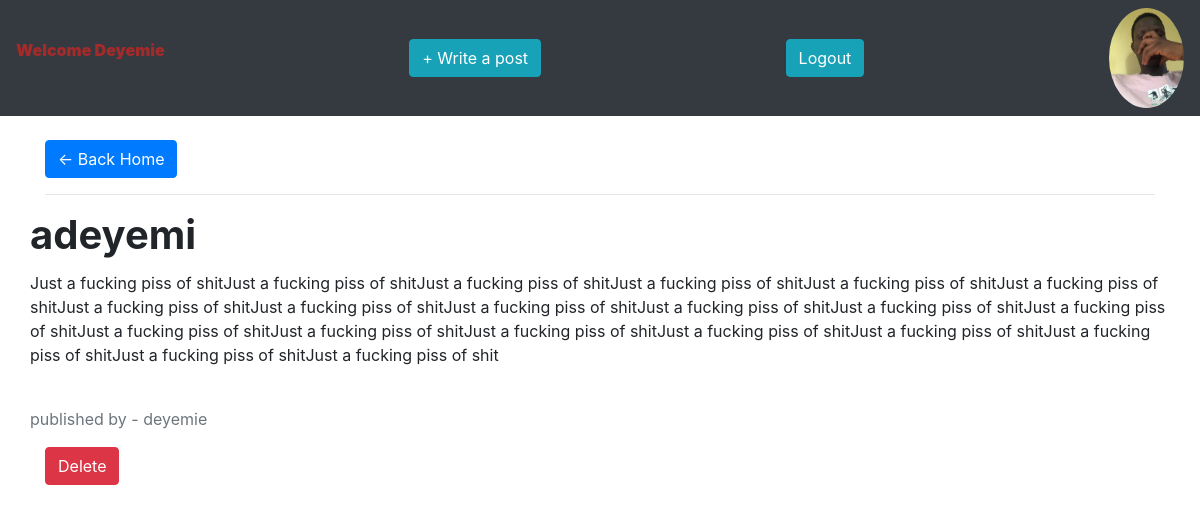
Screenshot of /blog/16/ (signed in) with the database file from the repository.
### blog/models.py (models this page shows, shortened)
class Profile(models.Model):
    user = models.OneToOneField(User, null=True, blank=True, on_delete=models.CASCADE)
    name = models.CharField(max_length=200, null=True)
    email = models.EmailField(max_length=200, null=True)
    profile_pic = models.ImageField(default="download.png", null=True, blank=True)
    phone = models.IntegerField(null=True)
    date_created= models.DateTimeField(auto_now_add=True)

class Blog(models.Model):
    title = models.CharField(max_length=100, null=False, unique=True)
    slug = models.SlugField(max_length=100, unique=True, null=True)
    body = models.TextField()
    creator = models.ForeignKey(User, null=True, on_delete=models.SET_NULL)
    profile_pic = models.ImageField(default="jeez.png", null=True, blank=True)
    date_posted= models.DateTimeField(auto_now_add=True)

### blog/views.py (the view)
# urls.py: path('blog/<str:pk>/', views.blogs, name='blog'),
def blogs(request, pk):
    blog = Blog.objects.get(id=pk)
    context = {'blog': blog}
    template_name = 'blog/blog.html'
    return render(request, template_name, context)

### templates/blog/blog.html (shortened to what this page needs)
{% extends 'blog/main.html' %}
{% load static %}
{% block content %}
<br>
<div class="container">
<a href="{% url 'home' %}" class="btn btn-primary"> &#8592; Back Home</a>
<hr>
    <div class="row dark">
            <h1 class="card-title font-weight-bold">{{blog.title}}</h1>
            <div class="post-body">
             <p class="card-text"> {{ blog.body }}</p>
             <br>
            </div>
            <p class="creator text-muted"> published by -
                {{blog.creator}}</p>
    </div>
    {% if user.is_staff %}
        <a href="{% url 'delete_post' blog.id %}" class="btn btn-md btn-danger">Delete</a>
    {% endif %}
</div>
{% endblock %}

### templates/blog/navbar.html (shortened to what this page needs)
{% block content %}
{% if user.is_authenticated %}
  <nav class="navbar navbar-dark bg-dark">
      <p class="users"> Welcome {{ request.user|capfirst }} </p>
      <a href="{% url 'create_blog' %}" class="btn btn-md btn-info"> &#43; Write a post </a>
      <a href="{% url 'logout' %}" class="btn btn-info">Logout</a>
    <a href="{% url 'profile' %}"><img class="profile-pic" src="{{request.user.profile.profile_pic.url}}" alt="profile" ></a>
  </nav>
{% endif %}
{% endblock %}

### templates/blog/navbar.html (style rules this page uses)
.users { color: brown; font-weight: 900; }
.profile-pic { max-width: 100px; max-height: 100px; margin: 0 auto; border-radius: 60%; }

### rows the page displays
Blog: title "adeyemi", body "Just a fucking piss of shitJust a fucking piss of shitJust a fucking piss of shitJust a fucking piss of shitJust a fucking piss of shitJust a fucking piss of shitJust a fucking piss of shitJust a fucking piss of shitJust a fucking piss of shitJust a fucking piss of shitJust a fucking piss of shitJust a fucking piss of shitJust a fucking piss of shitJust a fucking piss of shitJust a fucking piss of shitJust a fucking piss of shitJust a fucking piss of shitJust a fucking piss of shitJust a fucking piss of shitJust a fucking piss of shit", creator "deyemie"

### other values shown
{{ request.user|capfirst }} "Deyemie"
